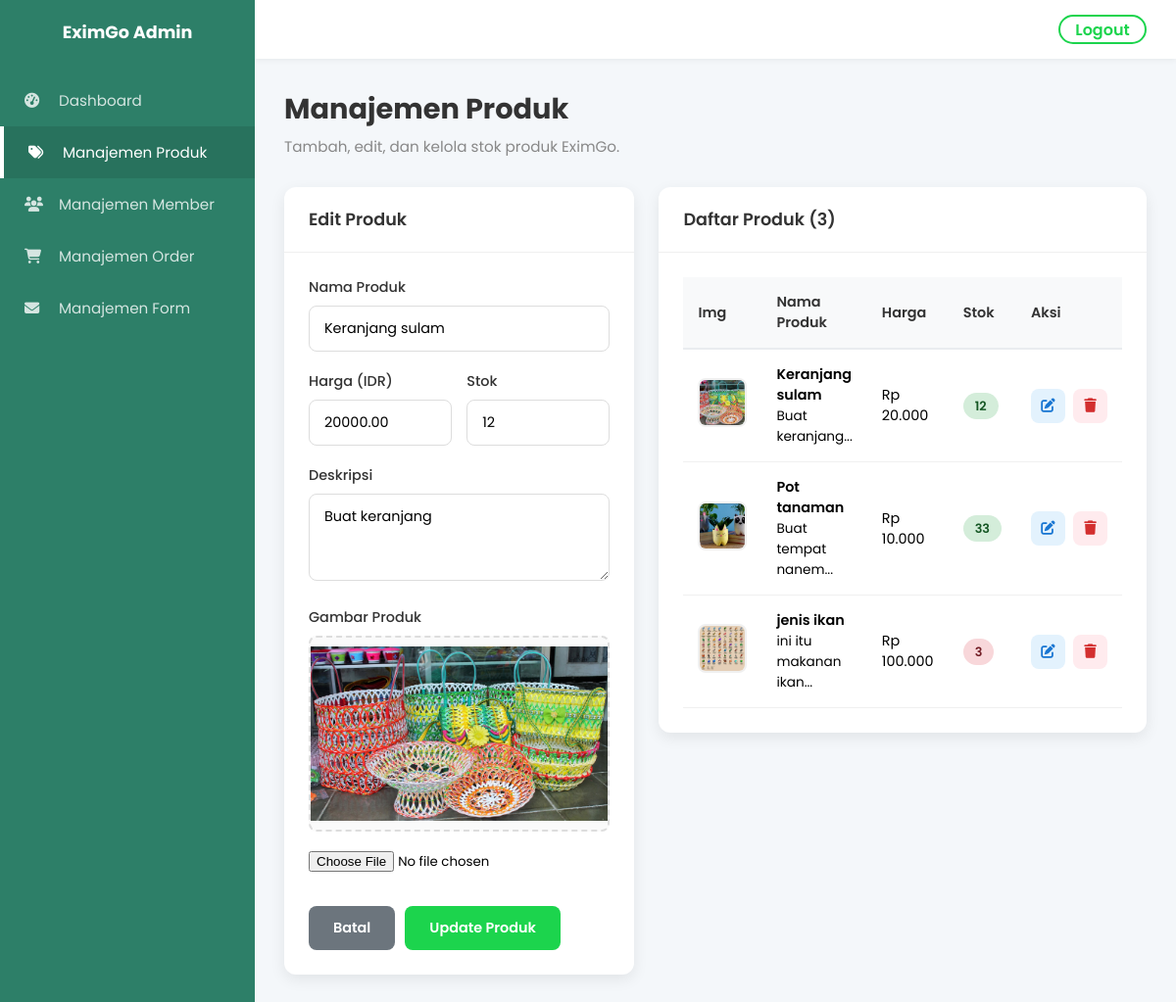
Screenshot of /admin/products.php?edit=5 (signed in) with the database file from the repository.
### tables this page shows
CREATE TABLE `products` (
  `id` int(11) NOT NULL,
  `name` varchar(150) NOT NULL,
  `description` text DEFAULT NULL,
  `price` decimal(15,2) NOT NULL,
  `stock` int(11) NOT NULL DEFAULT 0,
  `image` varchar(255) DEFAULT NULL,
  `created_at` timestamp NOT NULL DEFAULT current_timestamp()
);

### src/admin/products.php (the view, shortened to what this page needs)
<?php
require_once '../config/database.php';
$edit_mode = false;
$product_data = null;
if (isset($_GET['edit'])) {
    $edit_mode = true;
    $id = $_GET['edit'];
    $stmt = $pdo->prepare("SELECT * FROM products WHERE id = ?");
    $stmt->execute([$id]);
    $product_data = $stmt->fetch();
}
$products = $pdo->query("SELECT * FROM products ORDER BY id DESC")->fetchAll();
?>
<!DOCTYPE html>
<html lang="id">
<head>
    <link rel="stylesheet" href="../assets/css/products.css">
    <link rel="stylesheet" href="https://cdnjs.cloudflare.com/ajax/libs/font-awesome/6.4.0/css/all.min.css">
</head>
<body>
    <div class="dashboard-container">
        <aside class="sidebar" id="sidebar">
            <div class="brand">
                <div class="brand-text">
                    <span>EximGo Admin</span>
                </div>
            </div>
            <nav class="side-nav">
                <ul>
                    <li><a href="../admin/dashboard.php"><i class="fas fa-tachometer-alt"></i> Dashboard</a></li>
                    <li class="active"><a href="#"><i class="fa-solid fa-tags"></i> Manajemen Produk</a></li>
                    <li><a href="../admin/member.php"><i class="fas fa-users"></i> Manajemen Member</a></li>
                    <li><a href="../admin/orders.php"><i class="fas fa-shopping-cart"></i> Manajemen Order</a></li>
                    <li><a href="../admin/form.php"><i class="fa-solid fa-envelope"></i>Manajemen
                            Form</a>
                    </li>
                </ul>
            </nav>
        </aside>
        <main class="main-content">
            <header class="top-bar">
                <div class="right-actions">
                    <a class="logout-btn" href="../index.php">Logout</a>
                </div>
            </header>
            <div class="content-wrapper">
                <div class="page-header">
                    <h1>Manajemen Produk</h1>
                    <p>Tambah, edit, dan kelola stok produk EximGo.</p>
                </div>
                <div class="dashboard-grid">
                    <div class="grid-item form-section">
                        <div class="card">
                            <div class="card-header">
                                <h3><?= $edit_mode ? 'Edit Produk' : 'Tambah Produk Baru' ?></h3>
                            </div>
                            <div class="card-body">
                                <form action="" method="POST" enctype="multipart/form-data">
                                    <div class="form-group">
                                        <label>Nama Produk</label>
                                        <input type="text" name="name" class="form-control"
                                            value="<?= htmlspecialchars($product_data['name'] ?? '') ?>" required>
                                    </div>
                                    <div class="form-row">
                                        <div class="form-group">
                                            <label>Harga (IDR)</label>
                                            <input type="number" name="price" class="form-control"
                                                value="<?= $product_data['price'] ?? '' ?>" required>
                                        </div>
                                        <div class="form-group">
                                            <label>Stok</label>
                                            <input type="number" name="stock" class="form-control"
                                                value="<?= $product_data['stock'] ?? '' ?>" required>
                                        </div>
                                    </div>
                                    <div class="form-group">
                                        <label>Deskripsi</label>
                                        <textarea name="description" class="form-control"
                                            rows="3"><?= htmlspecialchars($product_data['description'] ?? '') ?></textarea>
                                    </div>
                                    <div class="form-group">
                                        <label>Gambar Produk</label>
                                        <div class="image-preview-box">
                                            <img id="imgPreview"
                                                src="../assets/images/uploads/<?= $product_data['image'] ?? 'default-placeholder.png' ?>"
                                                alt="Preview">
                                        </div>
                                        <input type="file" name="image" id="imgInput" accept="image/*"
                                            class="form-control-file">
                                    </div>
                                    <div class="form-actions">
                                        <?php if ($edit_mode): ?>
                                            <a href="products.php" class="btn btn-secondary">Batal</a>
                                        <?php endif; ?>
                                        <button type="submit"
                                            class="btn btn-primary"><?= $edit_mode ? 'Update Produk' : 'Simpan Produk' ?></button>
                                    </div>
                                </form>
                            </div>
                        </div>
                    </div>
                    <div class="grid-item table-section">
                        <div class="card">
                            <div class="card-header">
                                <h3>Daftar Produk (<?= count($products) ?>)</h3>
                            </div>
                            <div class="card-body">
                                <div class="table-responsive">
                                    <table class="custom-table">
                                        <thead>
                                            <tr>
                                                <th>Img</th>
                                                <th>Nama Produk</th>
                                                <th>Harga</th>
                                                <th>Stok</th>
                                                <th>Aksi</th>
                                            </tr>
                                        </thead>
                                        <tbody>
                                            <?php if (empty($products)): ?>
                                                <tr>
                                                    <td colspan="5" class="text-center">Belum ada data produk.</td>
                                                </tr>
                                            <?php else: ?>
                                                <?php foreach ($products as $p): ?>
                                                    <tr>
                                                        <td>
                                                            <img src="../assets/images/uploads/<?= $p['image'] ?? 'default.jpg' ?>"
                                                                class="img-thumb">
                                                        </td>
                                                        <td>
                                                            <span class="product-name"
                                                                style="color:black;"><?= htmlspecialchars($p['name']) ?></span><br>
                                                            <small class="text-muted"
                                                                style="color:black;"><?= substr($p['description'], 0, 30) ?>...</small>
                                                        </td>
                                                        <td style="color:black;">Rp
                                                            <?= number_format($p['price'], 0, ',', '.') ?>
                                                        </td>
                                                        <td>
                                                            <?php if ($p['stock'] <= 5): ?>
                                                                <span class="badge badge-danger"><?= $p['stock'] ?></span>
                                                            <?php else: ?>
                                                                <span class="badge badge-success"><?= $p['stock'] ?></span>
                                                            <?php endif; ?>
                                                        </td>
                                                        <td>
                                                            <div class="action-buttons">
                                                                <a href="?edit=<?= $p['id'] ?>" class="btn-icon btn-edit"><i
                                                                        class="fas fa-edit"></i></a>
                                                                <a href="?delete=<?= $p['id'] ?>" class="btn-icon btn-delete"
                                                                    onclick="return confirm('Hapus produk ini permanen?')"><i
                                                                        class="fas fa-trash"></i></a>
                                                            </div>
                                                        </td>
                                                    </tr>
                                                <?php endforeach; ?>
                                            <?php endif; ?>
                                        </tbody>
                                    </table>
                                </div>
                            </div>
                        </div>
                    </div>
                </div>
            </div>
        </main>
    </div>
</body>
</html>

### rows the page displays
products: name "Keranjang sulam", price "20000.00", stock "12", description "Buat keranjang", image (picture), price "20.000"
products: image (picture), name "Pot tanaman", description "Buat tempat nanem", price "10.000", stock "33"
products: image (picture), name "jenis ikan", description "ini itu makanan ikan", price "100.000", stock "3"

### other values shown
count($products) "3"
